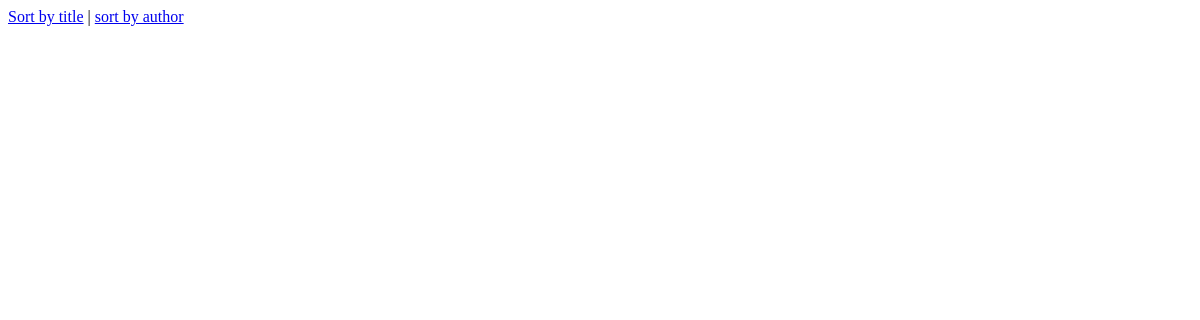
Before: / with the older database file.
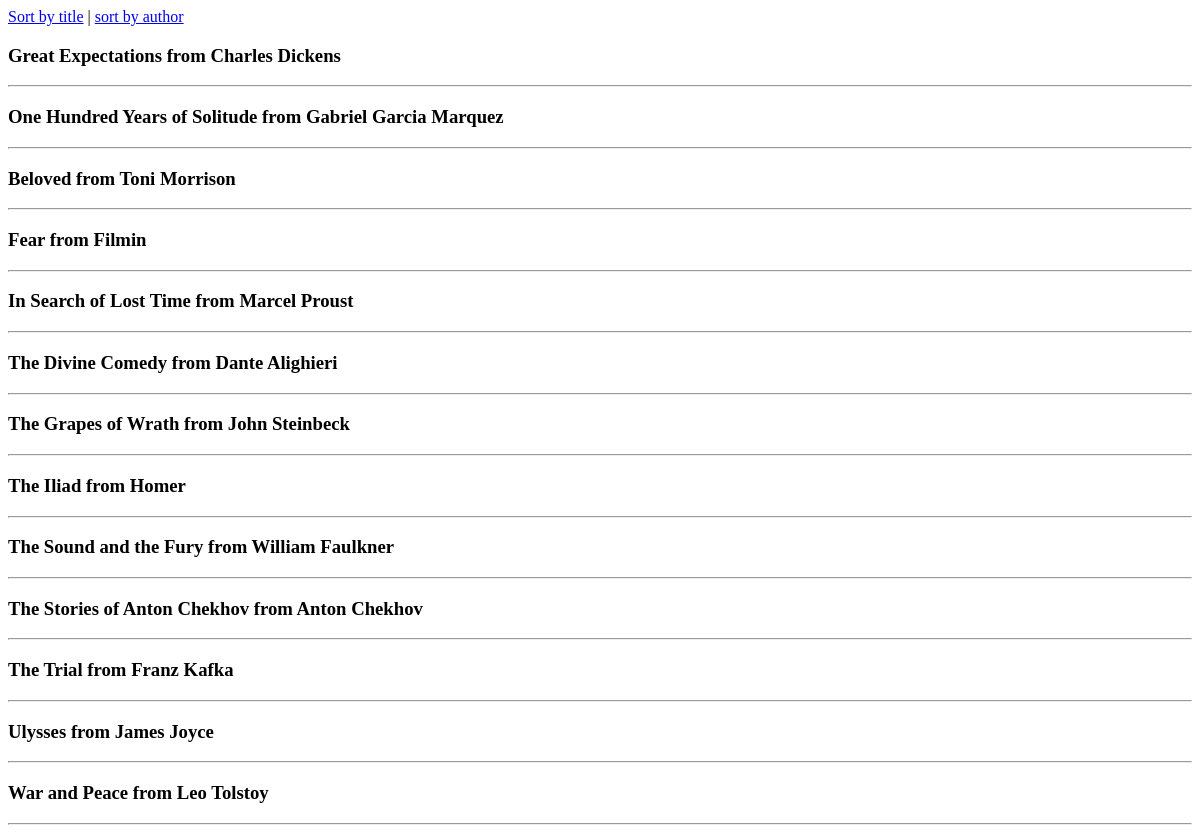
After: the same page with the newer database file.
### data_models.py (models this page shows, shortened)
class Book(db.Model):
    id = db.Column(db.Integer, primary_key=True, autoincrement=True)
    isbn = db.Column(db.String(13), nullable=False, unique=True)
    title = db.Column(db.String(200), nullable=False)
    publication_year = db.Column(db.Integer, nullable=True)
    author_id = db.Column(db.Integer, db.ForeignKey('author.id'), nullable=False)
    author = db.relationship('Author', backref=db.backref('books', lazy=True))

class Author(db.Model):
    id = db.Column(db.Integer, primary_key=True, autoincrement=True)
    name = db.Column(db.String(80), nullable=False)
    birth_date = db.Column(db.Date, nullable=True)
    date_of_death = db.Column(db.Date, nullable=True)

### app.py (the view)
@app.route('/', methods=['GET'])
def home():
    sort_by = request.args.get('sort_by', 'title')
    if sort_by == "author":
        books = Book.query.join(Author).order_by(Author.name).all()
    else:
        books = Book.query.order_by(Book.title).all()
    return render_template('home.html', books=books)

### templates/home.html (shortened to what this page needs)
<!DOCTYPE html>
<html lang="en">
<head>
</head>
<body>
<a href="/?sort_by=title">Sort by title</a> | <a href="/?sort_by=author">sort by author</a>
{% for book in books %}
<div>
    <h3>{{ book.title }} from {{ book.author.name }}</h3>
</div>
<hr>
{% endfor %}
</body>
</html>

Changed rows visible on the page:
added Book: title "Great Expectations", author.name "Charles Dickens"
added Book: title "One Hundred Years of Solitude", author.name "Gabriel Garcia Marquez"
added Book: title "Beloved", author.name "Toni Morrison"
added Book: title "Fear", author.name "Filmin"
added Book: title "In Search of Lost Time", author.name "Marcel Proust"
added Book: title "The Divine Comedy", author.name "Dante Alighieri"
added Book: title "The Grapes of Wrath", author.name "John Steinbeck"
added Book: title "The Iliad", author.name "Homer"
added Book: title "The Sound and the Fury", author.name "William Faulkner"
added Book: title "The Stories of Anton Chekhov", author.name "Anton Chekhov"
added Book: title "The Trial", author.name "Franz Kafka"
added Book: title "Ulysses", author.name "James Joyce"
added Book: title "War and Peace", author.name "Leo Tolstoy"
